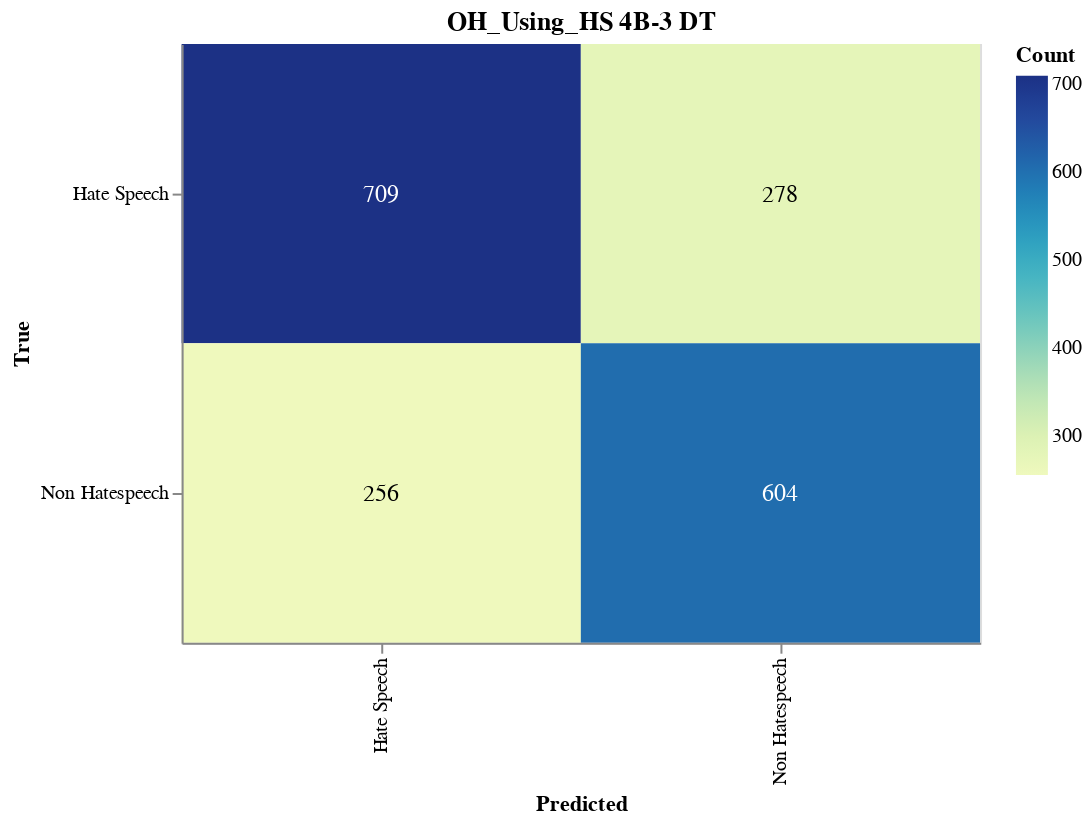

The code cell stored with this chart in its notebook:
### Markdown cell above
#### Save Confusion Matrix

### Code cell
import altair as alt
import pandas as pd
from sklearn.metrics import confusion_matrix

# Calculate the confusion matrix
cm = confusion_matrix(true_labels, adjusted_predictions)

# Define class names
class_names = ['Hate Speech', 'Non Hatespeech']

# Convert confusion matrix to DataFrame
cm_df = pd.DataFrame(cm, index=class_names, columns=class_names).reset_index().melt(id_vars='index')
cm_df.columns = ['True', 'Predicted', 'Count']

# Ensure the order of categories
cm_df['True'] = pd.Categorical(cm_df['True'], categories=class_names, ordered=True)
cm_df['Predicted'] = pd.Categorical(cm_df['Predicted'], categories=class_names, ordered=True)

# Create the Altair plot
heatmap = alt.Chart(cm_df).mark_rect().encode(
    x=alt.X('Predicted:O', sort=class_names),
    y=alt.Y('True:O', sort=class_names),
    color='Count:Q',
    tooltip=['True', 'Predicted', 'Count']
).properties(
    width=400,
    height=300,
    title='OH_Using_HS 4B-3 DT'
)

# Add text labels
text = heatmap.mark_text(
    align='center',
    baseline='middle',
    fontSize=12
).encode(
    text='Count:Q',
    color=alt.condition(
        alt.datum.Count > cm.max() / 2,
        alt.value('white'),
        alt.value('black')
    )
)

# Combine heatmap and text
final_chart = heatmap + text

# Display the plot
final_chart.show()

### Figure 1 — Vega-Lite specification as saved in the notebook (floating-point values rounded to 4 significant figures)
{"config": {"view": {"continuousWidth": 300, "continuousHeight": 300}}, "layer": [{"mark": {"type": "rect"}, "encoding": {"color": {"field": "Count", "type": "quantitative"}, "tooltip": [{"field": "True", "type": "ordinal"}, {"field": "Predicted", "type": "ordinal"}, {"field": "Count", "type": "quantitative"}], "x": {"field": "Predicted", "sort": ["Hate Speech", "Non Hatespeech"], "type": "ordinal"}, "y": {"field": "True", "sort": ["Hate Speech", "Non Hatespeech"], "type": "ordinal"}}, "title": "OH_Using_HS 4B-3 DT"}, {"mark": {"type": "text", "align": "center", "baseline": "middle", "fontSize": 12}, "encoding": {"color": {"condition": {"test": "(datum.Count > 354.5)", "value": "white"}, "value": "black"}, "text": {"field": "Count", "type": "quantitative"}, "tooltip": [{"field": "True", "type": "ordinal"}, {"field": "Predicted", "type": "ordinal"}, {"field": "Count", "type": "quantitative"}], "x": {"field": "Predicted", "sort": ["Hate Speech", "Non Hatespeech"], "type": "ordinal"}, "y": {"field": "True", "sort": ["Hate Speech", "Non Hatespeech"], "type": "ordinal"}}, "title": "OH_Using_HS 4B-3 DT"}], "data": {"name": "data-80aca5cf59444ea78ad94dfe790e23ed"}, "height": 300, "width": 400, "$schema": "https://vega.github.io/schema/vega-lite/v5.17.0.json", "datasets": {"data-80aca5cf59444ea78ad94dfe790e23ed": [{"True": "Hate Speech", "Predicted": "Hate Speech", "Count": 709}, {"True": "Non Hatespeech", "Predicted": "Hate Speech", "Count": 256}, {"True": "Hate Speech", "Predicted": "Non Hatespeech", "Count": 278}, {"True": "Non Hatespeech", "Predicted": "Non Hatespeech", "Count": 604}]}}
